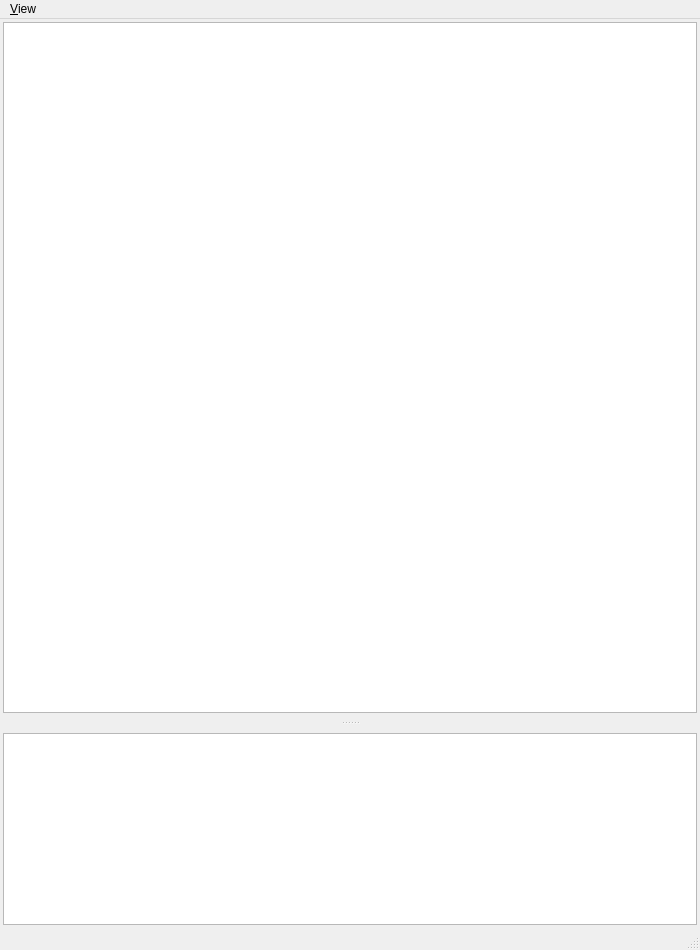
<?xml version="1.0" encoding="UTF-8"?>
<ui version="4.0">
 <class>Nav::MainWindow</class>
 <widget class="QMainWindow" name="Nav::MainWindow">
  <property name="geometry">
   <rect>
    <x>0</x>
    <y>0</y>
    <width>700</width>
    <height>950</height>
   </rect>
  </property>
  <property name="windowTitle">
   <string>Navigator</string>
  </property>
  <widget class="QWidget" name="centralWidget">
   <layout class="QVBoxLayout" name="verticalLayout">
    <property name="margin">
     <number>3</number>
    </property>
    <item>
     <widget class="QSplitter" name="splitter">
      <property name="orientation">
       <enum>Qt::Vertical</enum>
      </property>
      <property name="handleWidth">
       <number>20</number>
      </property>
      <property name="childrenCollapsible">
       <bool>false</bool>
      </property>
      <widget class="Nav::SourceWidget" name="sourceWidget">
       <property name="sizePolicy">
        <sizepolicy hsizetype="Expanding" vsizetype="Expanding">
         <horstretch>0</horstretch>
         <verstretch>1</verstretch>
        </sizepolicy>
       </property>
       <property name="focusPolicy">
        <enum>Qt::NoFocus</enum>
       </property>
       <property name="acceptDrops">
        <bool>false</bool>
       </property>
       <property name="undoRedoEnabled">
        <bool>false</bool>
       </property>
       <property name="readOnly">
        <bool>true</bool>
       </property>
      </widget>
      <widget class="Nav::CommandWidget" name="commandWidget">
       <property name="acceptDrops">
        <bool>false</bool>
       </property>
       <property name="undoRedoEnabled">
        <bool>false</bool>
       </property>
       <property name="lineWrapMode">
        <enum>QPlainTextEdit::NoWrap</enum>
       </property>
      </widget>
     </widget>
    </item>
   </layout>
  </widget>
  <widget class="QMenuBar" name="menuBar">
   <property name="geometry">
    <rect>
     <x>0</x>
     <y>0</y>
     <width>700</width>
     <height>25</height>
    </rect>
   </property>
   <widget class="QMenu" name="menu_View">
    <property name="title">
     <string>&amp;View</string>
    </property>
    <addaction name="action_File_List"/>
   </widget>
   <addaction name="menu_View"/>
  </widget>
  <widget class="QStatusBar" name="statusBar"/>
  <action name="action_File_List">
   <property name="text">
    <string>&amp;File List...</string>
   </property>
  </action>
 </widget>
 <layoutdefault spacing="6" margin="11"/>
 <customwidgets>
  <customwidget>
   <class>Nav::CommandWidget</class>
   <extends>QPlainTextEdit</extends>
   <header>CommandWidget.h</header>
  </customwidget>
  <customwidget>
   <class>Nav::SourceWidget</class>
   <extends>QPlainTextEdit</extends>
   <header>SourceWidget.h</header>
  </customwidget>
 </customwidgets>
 <resources/>
 <connections/>
</ui>
